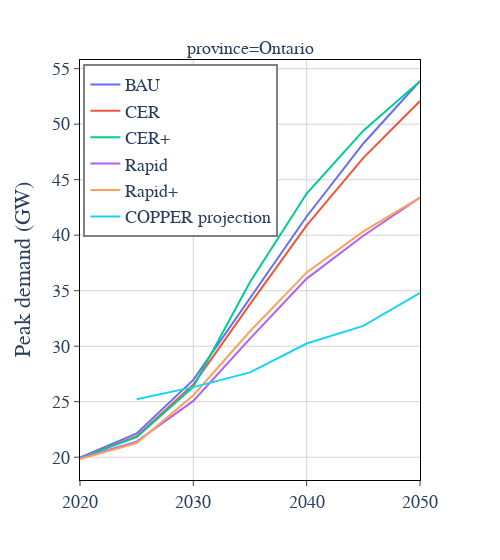

This figure's notebook cell:
### Code cell
peaks_df = pd.concat([scen_peak_demand_df, copper_demand_peaks_long])
peaks_df["value"] /= 1e3
peaks_df["province"] = "Ontario"

peak_fig = sciencify_plotly_fig(px.line(peaks_df, x="pds",y="value",color="scenario", facet_col="province", template="plotly", width=500))
peak_fig.update_layout(
    yaxis_title="Peak demand (GW)",
    xaxis_title=None,
    legend=dict(
        title_text=None,
        x=0.01,
        y=0.99,
        # bgcolor="grey"
        bordercolor="grey",
        borderwidth=2,
    ),
    width=500,
    font_family="cm",
    font_size=18
)
peak_fig.write_image("peak_demands.svg")
peak_fig.write_image("peak_demands.pdf")
peak_fig

### Figure 1 — Plotly figure (JSON) as saved in the notebook; plotly's stock layout.template omitted (floating-point values rounded to 4 significant figures)
{"data": [{"hovertemplate": "scenario=BAU<br>province=Ontario<br>pds=%{x}<br>value=%{y}<extra></extra>", "legendgroup": "BAU", "line": {"color": "#636efa", "dash": "solid"}, "marker": {"symbol": "circle"}, "mode": "lines", "name": "BAU", "orientation": "v", "showlegend": true, "type": "scatter", "x": [2020, 2025, 2030, 2035, 2040, 2045, 2050], "xaxis": "x", "y": [19.97, 22.13, 26.96, 34.32, 41.68, 48.26, 53.89], "yaxis": "y"}, {"hovertemplate": "scenario=CER<br>province=Ontario<br>pds=%{x}<br>value=%{y}<extra></extra>", "legendgroup": "CER", "line": {"color": "#EF553B", "dash": "solid"}, "marker": {"symbol": "circle"}, "mode": "lines", "name": "CER", "orientation": "v", "showlegend": true, "type": "scatter", "x": [2020, 2025, 2030, 2035, 2040, 2045, 2050], "xaxis": "x", "y": [19.93, 21.9, 26.55, 33.79, 40.89, 46.96, 52.09], "yaxis": "y"}, {"hovertemplate": "scenario=CER+<br>province=Ontario<br>pds=%{x}<br>value=%{y}<extra></extra>", "legendgroup": "CER+", "line": {"color": "#00cc96", "dash": "solid"}, "marker": {"symbol": "circle"}, "mode": "lines", "name": "CER+", "orientation": "v", "showlegend": true, "type": "scatter", "x": [2020, 2025, 2030, 2035, 2040, 2045, 2050], "xaxis": "x", "y": [19.93, 21.8, 26.35, 35.79, 43.75, 49.41, 53.87], "yaxis": "y"}, {"hovertemplate": "scenario=Rapid<br>province=Ontario<br>pds=%{x}<br>value=%{y}<extra></extra>", "legendgroup": "Rapid", "line": {"color": "#ab63fa", "dash": "solid"}, "marker": {"symbol": "circle"}, "mode": "lines", "name": "Rapid", "orientation": "v", "showlegend": true, "type": "scatter", "x": [2020, 2025, 2030, 2035, 2040, 2045, 2050], "xaxis": "x", "y": [19.89, 21.4, 25.07, 30.69, 36.09, 39.95, 43.38], "yaxis": "y"}, {"hovertemplate": "scenario=Rapid+<br>province=Ontario<br>pds=%{x}<br>value=%{y}<extra></extra>", "legendgroup": "Rapid+", "line": {"color": "#FFA15A", "dash": "solid"}, "marker": {"symbol": "circle"}, "mode": "lines", "name": "Rapid+", "orientation": "v", "showlegend": true, "type": "scatter", "x": [2020, 2025, 2030, 2035, 2040, 2045, 2050], "xaxis": "x", "y": [19.84, 21.27, 25.58, 31.34, 36.65, 40.35, 43.39], "yaxis": "y"}, {"hovertemplate": "scenario=COPPER projection<br>province=Ontario<br>pds=%{x}<br>value=%{y}<extra></extra>", "legendgroup": "COPPER projection", "line": {"color": "#19d3f3", "dash": "solid"}, "marker": {"symbol": "circle"}, "mode": "lines", "name": "COPPER projection", "orientation": "v", "showlegend": true, "type": "scatter", "x": [2025, 2030, 2035, 2040, 2045, 2050], "xaxis": "x", "y": [25.22, 26.31, 27.64, 30.24, 31.83, 34.81], "yaxis": "y"}], "layout": {"annotations": [{"font": {}, "showarrow": false, "text": "province=Ontario", "x": 0.5, "xanchor": "center", "xref": "paper", "y": 1, "yanchor": "bottom", "yref": "paper"}], "font": {"family": "cm", "size": 18}, "legend": {"bordercolor": "grey", "borderwidth": 2, "title": {}, "tracegroupgap": 0, "x": 0.01, "y": 0.99}, "margin": {"t": 60}, "plot_bgcolor": "white", "width": 500, "xaxis": {"anchor": "y", "domain": [0, 1], "gridcolor": "lightgrey", "linecolor": "black", "mirror": true, "showline": true, "ticks": "outside", "title": {}}, "yaxis": {"anchor": "x", "domain": [0, 1], "gridcolor": "lightgrey", "linecolor": "black", "mirror": true, "showline": true, "ticks": "outside", "title": {"text": "Peak demand (GW)"}}}}
